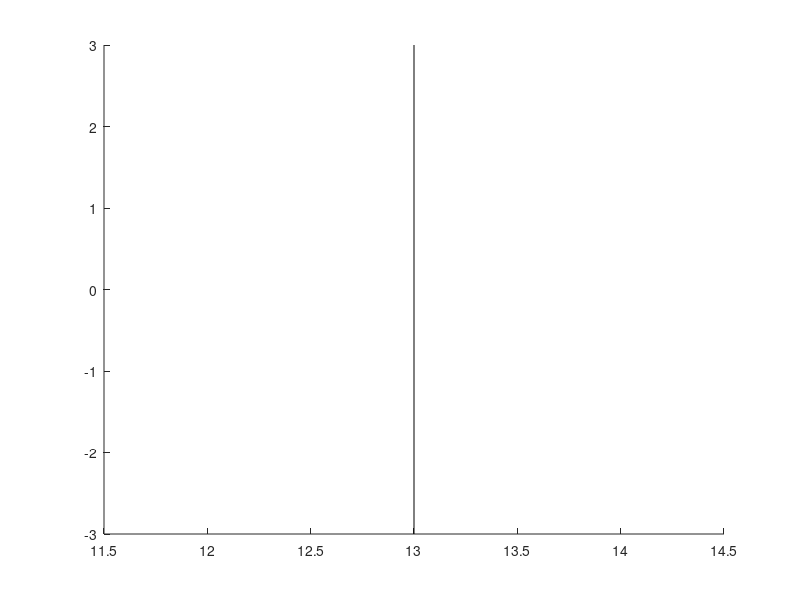

The MATLAB source for this figure: (Note: this script raises an error after producing the figure.)
function[plane, board, ppoint, r] = plot_board()
    x0 = 13;
    y0 = 0;
    z0 = 15;
    w = 3;
    theta = 0;
    
    rx(1:4) = [x0-sin(theta)*w, x0+sin(theta)*w, x0+sin(theta)*w, x0-sin(theta)*w];
    ry = [w*cos(theta), -w*cos(theta), -w*cos(theta), w*cos(theta)];
    rz = [0, 0, z0, z0];
    pr = patch(rx, ry, rz, 'Blue');
    pr.FaceAlpha = 0.3;
    
    t = linspace(0, 2*pi);
    r = 2;
    holez = 10;
    cx(1:100) = x0-r*cos(t)*sin(theta);
    cy = y0+r*cos(t)*cos(theta);
    cz = r*sin(t)+holez;
    patch(cx, cy, cz, 'Green'); 
    %pc.FaceAlpha = 0.3;

    plane = [1*cos(theta), 1*sin(theta), 0];
    ppoint = [x0, y0, holez];
    board = [abs(sin(theta)*w), abs(w*cos(theta)), z0];
    
    plot_rivets(x0, y0, 3, theta);
   
    view(3);
    
    grid on;
    xlabel('X');
    ylabel('Y');
    zlabel('Z');
    
    hold on;
end 